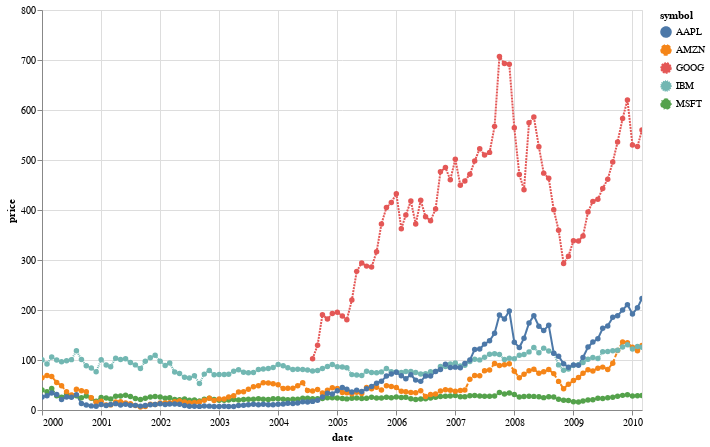

The code cell stored with this chart in its notebook:
### Markdown cell above
3. **Gráfico de línea con estilo personalizado**

### Code cell
import altair as alt
from vega_datasets import data

# Cargar los datos
stocks = data.stocks()

# Crear el gráfico de línea con estilo personalizado
chart = alt.Chart(stocks).mark_line(point=True).encode(
    x='date:T',
    y='price',
    color='symbol',
    strokeDash='symbol'
).properties(
    width=600,
    height=400
).interactive()

# Mostrar el gráfico
chart

### Figure 1 — Vega-Lite specification as saved in the notebook (floating-point values rounded to 4 significant figures; data arrays with more than 128 entries replaced by an {"elided": "..."} marker saying what was removed)
{"config": {"view": {"continuousWidth": 400, "continuousHeight": 300}}, "data": {"name": "data-96e857a61c6b623bafe23440d582a500"}, "mark": {"type": "line", "point": true}, "encoding": {"color": {"field": "symbol", "type": "nominal"}, "strokeDash": {"field": "symbol", "type": "nominal"}, "x": {"field": "date", "type": "temporal"}, "y": {"field": "price", "type": "quantitative"}}, "height": 400, "selection": {"selector003": {"type": "interval", "bind": "scales", "encodings": ["x", "y"]}}, "width": 600, "$schema": "https://vega.github.io/schema/vega-lite/v4.17.0.json", "datasets": {"data-96e857a61c6b623bafe23440d582a500": {"elided": "560 records"}}}
